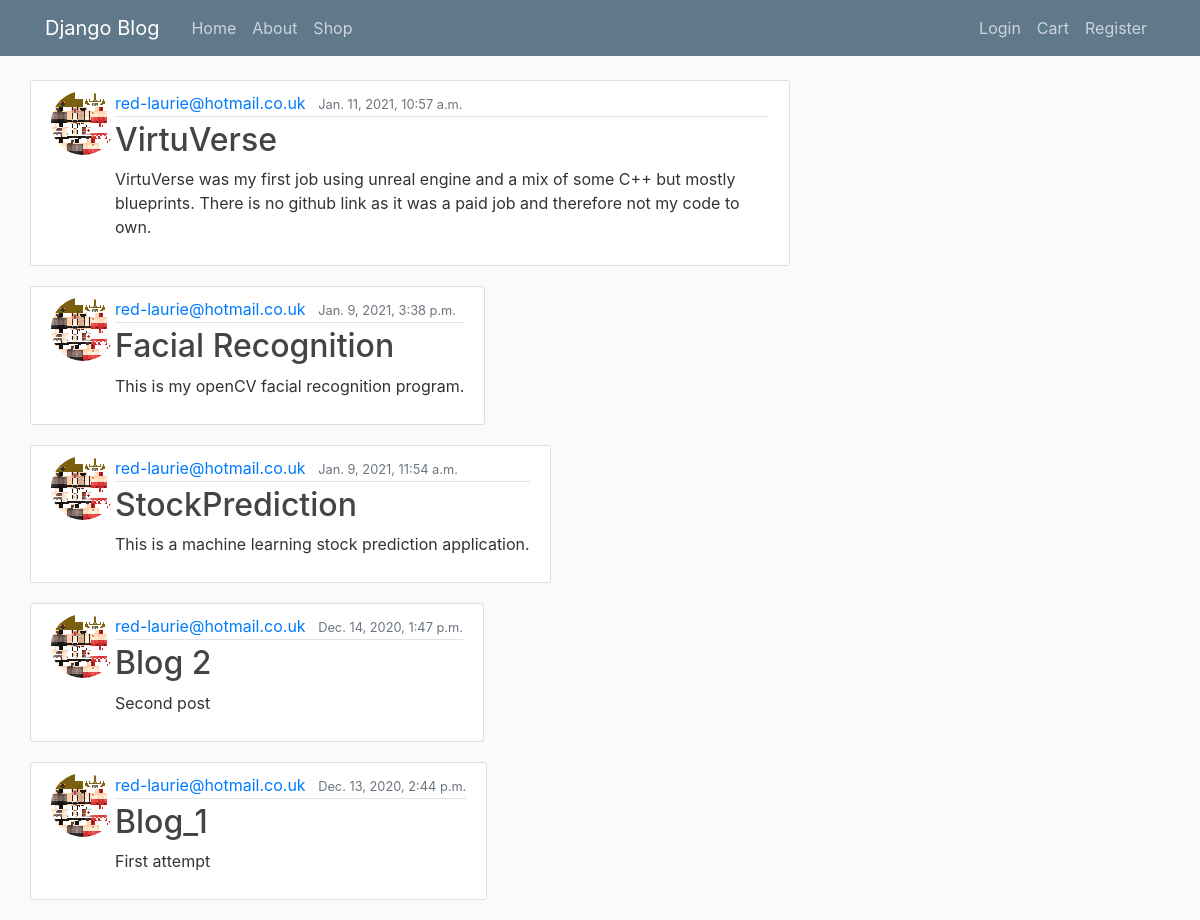
The app's page /, older data.
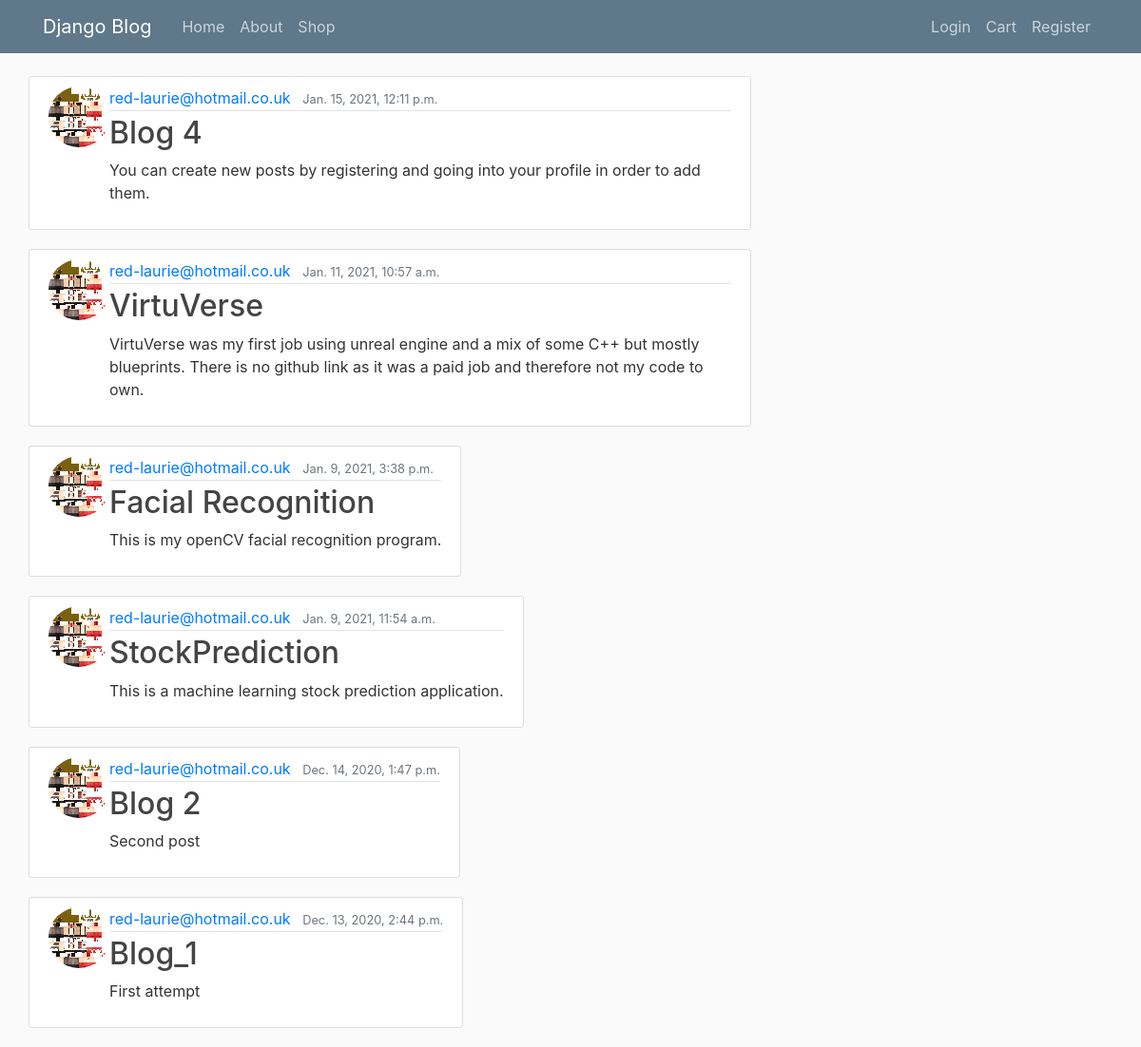
The same page, newer data.
### blog/models.py (models this page shows, shortened)
class Post(models.Model):
    title = models.CharField(max_length=100)
    content = models.TextField()
    Link = models.TextField()
    date_posted = models.DateTimeField(default=timezone.now)
    author = models.ForeignKey(User, on_delete = models.CASCADE )
    image = models.ImageField(default='default.jpg', upload_to='project_pics')

### registration/models.py (models this page shows, shortened)
class Profile(models.Model):
    user = models.OneToOneField(User, on_delete=models.CASCADE)
    image = models.ImageField(default='default.jpg',upload_to='profile_pics')
    description = models.TextField(User,default='Hello')

### blog/views.py (the view)
# urls.py: path('',PostListView.as_view(), name = 'blog-home'),
class PostListView(ListView):
    model = Post
    template_name = 'blog/home.html'
    context_object_name = 'posts'
    ordering = ['-date_posted']

### blog/Templates/Blog/home.html
{% extends "blog/base.html" %}
{% block content %}
    {% for post in posts %}
        <article class="media content-section">
            <img class="rounded-circle" src="{{ post.author.profile.image.url }}">
          <div class="media-body">
            <div class="article-metadata">
              <a class="mr-2" href="#">{{ post.author }}</a>
              <small class="text-muted">{{ post.date_posted }}</small>
            </div>
            <h2><a class="article-title" href="{% url 'post-detail' post.id %}">{{ post.title }}</a></h2>
            <p class="article-content">{{ post.content }}</p>
          </div>
        </article>
    {% endfor %}
{% endblock content %}

### blog/Templates/Blog/base.html (shortened to what this page needs)
{% load static %}
<!DOCTYPE html>
<html lang="en">
<head>
    <link rel="stylesheet" href="https://maxcdn.bootstrapcdn.com/bootstrap/4.0.0/css/bootstrap.min.css">
    <link rel="stylesheet" type="text/css" href="{% static '/blog/main.css'%}">
</head>
<body>
    <header class="site-header">
      <nav class="navbar navbar-expand-md navbar-dark bg-steel fixed-top">
        <div class="container">
          <a class="navbar-brand mr-4" href="{% url 'blog-home' %}">Django Blog</a>
          <div class="collapse navbar-collapse" id="navbarToggle">
            <div class="navbar-nav mr-auto">
              <a class="nav-item nav-link" href="{% url 'blog-home' %}">Home</a>
              <a class="nav-item nav-link" href="{% url 'blog-about' %}">About</a>
              <a class="nav-item nav-link" href="{% url 'store' %}">Shop</a>
            </div>
            <div class="navbar-nav">
                {% if user.is_authenticated %}
                    <a class="nav-item nav-link" href="{% url 'profile' %}">Profile</a>
                    <a class="nav-item nav-link" href="{% url 'cart' %}">Cart</a>
                    <a class="nav-item nav-link" href="{% url 'logout' %}">Logout</a>
                {% else %}
                    <a class="nav-item nav-link" href="{% url 'login' %}">Login</a>
                    <a class="nav-item nav-link" href="{% url 'cart' %}">Cart</a>
                    <a class="nav-item nav-link" href="{% url 'register' %}">Register</a>
                {% endif %}
            </div>
          </div>
        </div>
      </nav>
    </header>
    <main role="main" class="container">
        <div class="row">
            <div class="col">
                <div class="row">
                    {% block content %}{% endblock %}
                </div>
            </div>
            <div class="col-md-4">
            </div>
        </div>
    </main>
</body>
</html>

### blog/static/blog/main.css (style rules this page uses)
body { background: #fafafa; color: #333333; margin-top: 5rem; }
h1, h2, h3, h4, h5, h6 { color: #444444; }
.bg-steel { background-color: #5f788a; }
.site-header .navbar-nav .nav-link { color: #cbd5db; }
.content-section { background: #ffffff; padding: 10px 20px; border: 1px solid #dddddd; border-radius: 3px; margin-bottom: 20px; }
.article-title { color: #444444; }
.article-content { white-space: pre-line; }
.article-metadata { padding-bottom: 1px; margin-bottom: 4px; border-bottom: 1px solid #e3e3e3 }

Row changes from the older to the newer data that the page shows:
added Post: author.profile.image (picture), author "red-laurie@hotmail.co.uk", date_posted "Jan. 15, 2021, 12:11 p.m.", title "Blog 4", content "You can create new posts by registering and going into your profile in order to add them."
